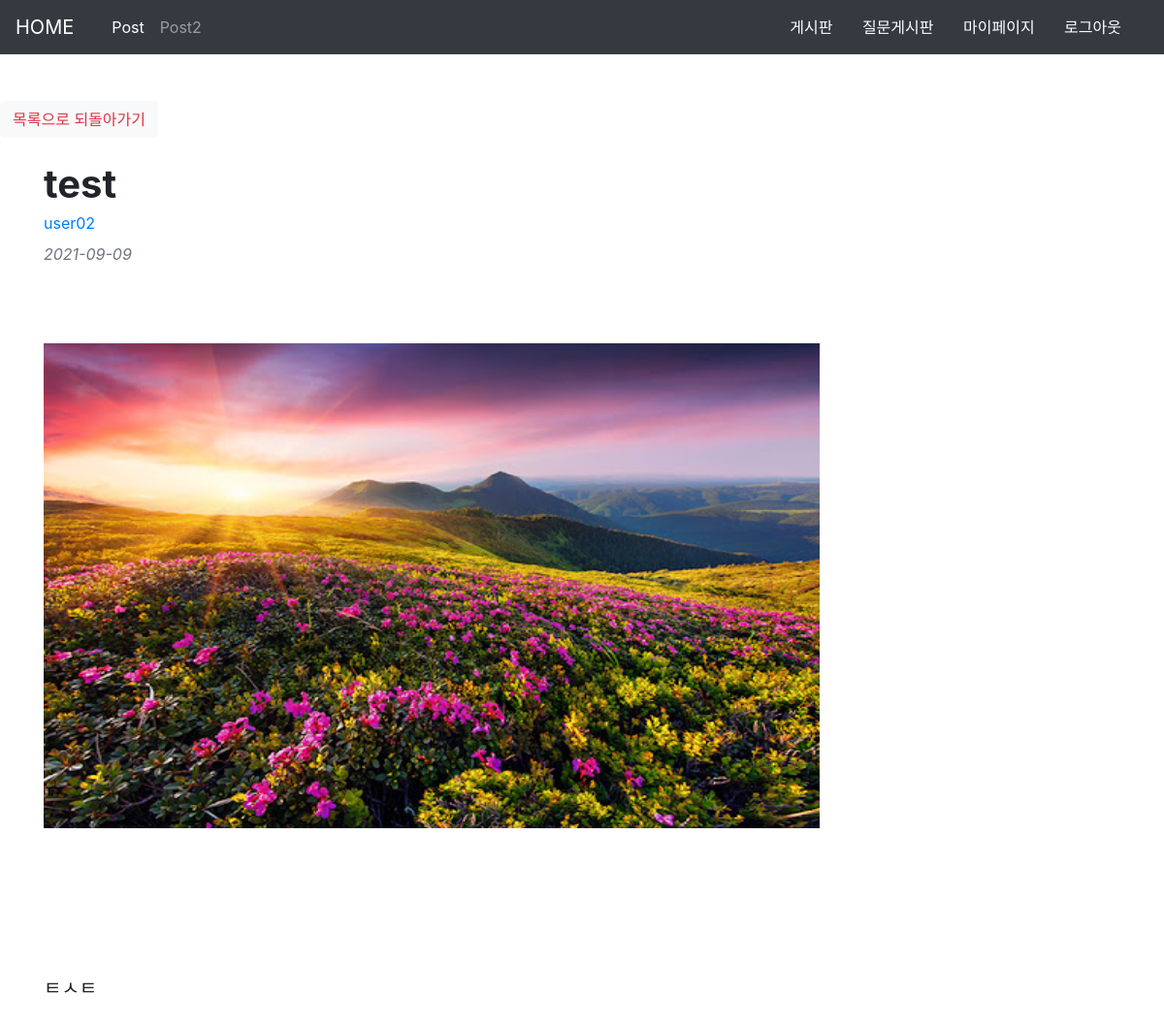
Screenshot of /gallery/detail/1 (signed in) with the database file from the repository.
### member.py (models this page shows)
class Gallery(db.Model):
    gall_num = db.Column(db.Integer, primary_key=True)
    gall_writer = db.Column(db.String(30), db.ForeignKey('member.id', ondelete='CASCADE'))
    gall_date = db.Column(db.Date(), nullable=False)
    gall_title = db.Column(db.String(100), nullable=False)
    gall_content = db.Column(db.String(1500), nullable=False)
    gall_img = db.Column(db.String(500), nullable=False)

### routes/gall_route.py (the view)
@bp.route('/detail/<int:gall_num>')
def detail(gall_num):
    g = service.getBoard(gall_num)
    if g.gall_writer == session['login_id']:
        flag = True
        msg = ''
    else:
        flag = False
        msg = 'readonly'
    return render_template('gallery/detail.html', g=g)

### member.py (called while the page is built)
    def getBoard(self, gall_num:int):
        return Gallery.query.get(gall_num)

### templates/gallery/detail.html (shortened to what this page needs)
<!DOCTYPE html>
<html lang="en">
<head>
    <link rel="stylesheet" href="{{ url_for('static', filename='css/styles.css') }}">
     <link rel="stylesheet" href="https://maxcdn.bootstrapcdn.com/bootstrap/4.0.0-beta.2/css/bootstrap.min.css">
</head>
<body>
<nav class="navbar navbar-expand-sm bg-dark navbar-dark sticky-top">
		<a class="navbar-brand" href="/">HOME</a>
		<div class="container-fluid full-width">
		<ul class="nav navbar-nav">
		<li class="nav-item active">
			<a class="nav-link" href="/post">Post</a>
		</li>
		<li class="nav-item">
			<a class="nav-link" href="/post">Post2</a>
		</li>
		</ul>
		<div>
		{% if session.flag == True %}
			<button class="btn btn-dark btn-right" type="button" onclick="location.href='/gallery/list'">게시판</button>
			<button class="btn btn-dark btn-right" type="button" onclick="location.href='/post'">질문게시판</button>
			<button class="btn btn-dark btn-right" type="button" onclick="location.href='/member/myinfo'">마이페이지</button>
			<button class="btn btn-dark btn-right" type="button" onclick="location.href='/member/logout'">로그아웃</button>
		{% else %}
			<button class="btn btn-dark btn-right" type="button" onclick="location.href='/member/loginForm'">로그인</button>
            <button class="btn btn-dark btn-right" type="button" onclick="location.href='/member/join'">회원가입</button>
		{% endif %}
		</div>
	</nav>
    <br>
    <br>
    <button class="btn btn-light"><a href="/" class="text-danger">목록으로 되돌아가기</a></button>
        <div class="container mt-4">
            <div class="row">
                <div class="col-lg-8">
                    <article>
                        <header class="mb-4">
                            <h1 class="fw-bolder mb-1">{{g.gall_title}}</h1>
                            <div class="text-primary mb-2">{{g.gall_writer}}</div>
                            <div class="text-muted fst-italic mb-2">{{g.gall_date}}</div>
                            <br>
                            <br>
                        </header>
                        <figure class="mb-1"><img src='{{g.gall_img}}' style="width:800px;height:500px"></figure>
                        <section>
                            <p class="fs-5">{{g.gall_content}}</p>
                        </section>
                    </article>
                </div>
            </div>
        </div>
</body>
</html>

### rows the page displays
Gallery: gall_title "test", gall_writer "user02", gall_date "2021-09-09", gall_img (picture), gall_content "ㅌㅅㅌ"
